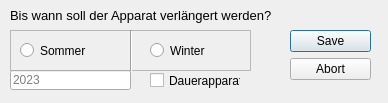
<?xml version="1.0" encoding="UTF-8"?>
<ui version="4.0">
 <class>Dialog</class>
 <widget class="QDialog" name="Dialog">
  <property name="geometry">
   <rect>
    <x>0</x>
    <y>0</y>
    <width>388</width>
    <height>103</height>
   </rect>
  </property>
  <property name="sizePolicy">
   <sizepolicy hsizetype="Fixed" vsizetype="Fixed">
    <horstretch>0</horstretch>
    <verstretch>0</verstretch>
   </sizepolicy>
  </property>
  <property name="minimumSize">
   <size>
    <width>388</width>
    <height>103</height>
   </size>
  </property>
  <property name="maximumSize">
   <size>
    <width>388</width>
    <height>103</height>
   </size>
  </property>
  <property name="windowTitle">
   <string>Dialog</string>
  </property>
  <widget class="QDialogButtonBox" name="buttonBox">
   <property name="geometry">
    <rect>
     <x>290</x>
     <y>30</y>
     <width>81</width>
     <height>241</height>
    </rect>
   </property>
   <property name="orientation">
    <enum>Qt::Vertical</enum>
   </property>
   <property name="standardButtons">
    <set>QDialogButtonBox::Abort|QDialogButtonBox::Save</set>
   </property>
  </widget>
  <widget class="QLabel" name="label">
   <property name="geometry">
    <rect>
     <x>10</x>
     <y>0</y>
     <width>281</width>
     <height>31</height>
    </rect>
   </property>
   <property name="sizePolicy">
    <sizepolicy hsizetype="Fixed" vsizetype="Fixed">
     <horstretch>0</horstretch>
     <verstretch>0</verstretch>
    </sizepolicy>
   </property>
   <property name="font">
    <font>
     <pointsize>10</pointsize>
    </font>
   </property>
   <property name="text">
    <string>Bis wann soll der Apparat verlängert werden?</string>
   </property>
  </widget>
  <widget class="QFrame" name="frame">
   <property name="geometry">
    <rect>
     <x>10</x>
     <y>30</y>
     <width>241</width>
     <height>41</height>
    </rect>
   </property>
   <property name="frameShape">
    <enum>QFrame::StyledPanel</enum>
   </property>
   <property name="frameShadow">
    <enum>QFrame::Raised</enum>
   </property>
   <widget class="Line" name="line">
    <property name="geometry">
     <rect>
      <x>120</x>
      <y>0</y>
      <width>3</width>
      <height>61</height>
     </rect>
    </property>
    <property name="orientation">
     <enum>Qt::Vertical</enum>
    </property>
   </widget>
   <widget class="QRadioButton" name="rad_sommer">
    <property name="geometry">
     <rect>
      <x>10</x>
      <y>10</y>
      <width>82</width>
      <height>21</height>
     </rect>
    </property>
    <property name="text">
     <string>Sommer</string>
    </property>
   </widget>
   <widget class="QRadioButton" name="rad_winter">
    <property name="geometry">
     <rect>
      <x>140</x>
      <y>10</y>
      <width>82</width>
      <height>21</height>
     </rect>
    </property>
    <property name="text">
     <string>Winter</string>
    </property>
   </widget>
  </widget>
  <widget class="QLineEdit" name="sem_year">
   <property name="geometry">
    <rect>
     <x>10</x>
     <y>70</y>
     <width>121</width>
     <height>20</height>
    </rect>
   </property>
   <property name="placeholderText">
    <string>2023</string>
   </property>
  </widget>
  <widget class="QCheckBox" name="dauerapp">
   <property name="geometry">
    <rect>
     <x>150</x>
     <y>70</y>
     <width>91</width>
     <height>21</height>
    </rect>
   </property>
   <property name="text">
    <string>Dauerapparat</string>
   </property>
  </widget>
 </widget>
 <resources/>
 <connections>
  <connection>
   <sender>buttonBox</sender>
   <signal>accepted()</signal>
   <receiver>Dialog</receiver>
   <slot>accept()</slot>
   <hints>
    <hint type="sourcelabel">
     <x>248</x>
     <y>254</y>
    </hint>
    <hint type="destinationlabel">
     <x>157</x>
     <y>274</y>
    </hint>
   </hints>
  </connection>
  <connection>
   <sender>buttonBox</sender>
   <signal>rejected()</signal>
   <receiver>Dialog</receiver>
   <slot>reject()</slot>
   <hints>
    <hint type="sourcelabel">
     <x>316</x>
     <y>260</y>
    </hint>
    <hint type="destinationlabel">
     <x>286</x>
     <y>274</y>
    </hint>
   </hints>
  </connection>
 </connections>
</ui>
